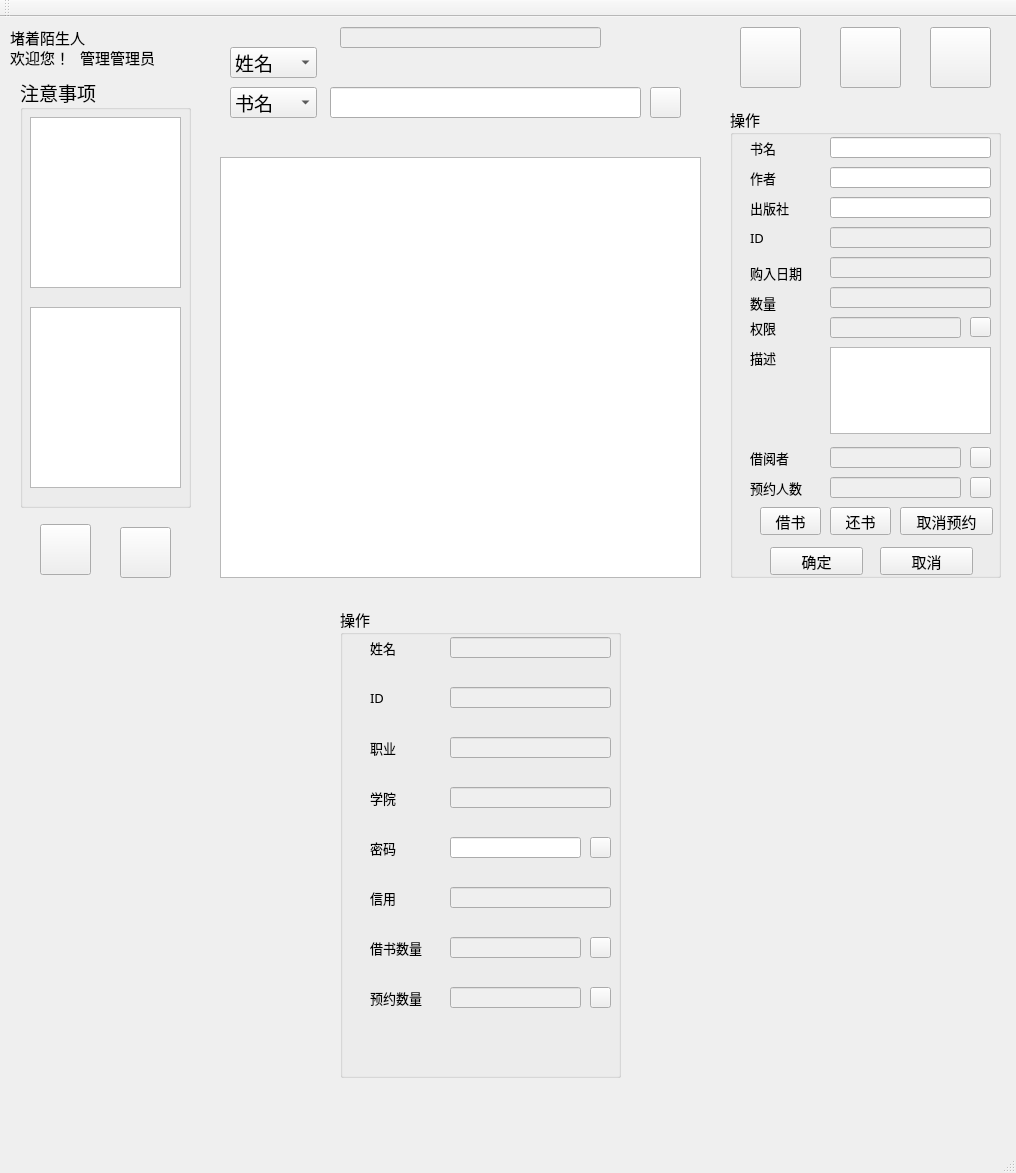
<?xml version="1.0" encoding="UTF-8"?>
<ui version="4.0">
 <class>MainWindow</class>
 <widget class="QMainWindow" name="MainWindow">
  <property name="geometry">
   <rect>
    <x>0</x>
    <y>0</y>
    <width>1016</width>
    <height>1173</height>
   </rect>
  </property>
  <property name="windowTitle">
   <string>某校图书馆</string>
  </property>
  <widget class="QWidget" name="centralWidget">
   <widget class="QLabel" name="model">
    <property name="geometry">
     <rect>
      <x>10</x>
      <y>10</y>
      <width>101</width>
      <height>21</height>
     </rect>
    </property>
    <property name="font">
     <font>
      <family>Adobe Arabic</family>
      <pointsize>11</pointsize>
     </font>
    </property>
    <property name="text">
     <string>堵着陌生人</string>
    </property>
   </widget>
   <widget class="QLabel" name="welcome">
    <property name="geometry">
     <rect>
      <x>80</x>
      <y>30</y>
      <width>91</width>
      <height>21</height>
     </rect>
    </property>
    <property name="font">
     <font>
      <family>Adobe Arabic</family>
      <pointsize>11</pointsize>
     </font>
    </property>
    <property name="text">
     <string>管理管理员</string>
    </property>
   </widget>
   <widget class="QGroupBox" name="bookOperation">
    <property name="geometry">
     <rect>
      <x>730</x>
      <y>90</y>
      <width>271</width>
      <height>471</height>
     </rect>
    </property>
    <property name="font">
     <font>
      <family>Adobe Arabic</family>
      <pointsize>11</pointsize>
     </font>
    </property>
    <property name="title">
     <string>操作</string>
    </property>
    <widget class="QPushButton" name="editLimit">
     <property name="geometry">
      <rect>
       <x>240</x>
       <y>210</y>
       <width>21</width>
       <height>20</height>
      </rect>
     </property>
     <property name="toolTip">
      <string>修改本书权限</string>
     </property>
     <property name="styleSheet">
      <string notr="true">border-image: url(:/editLimit.png);</string>
     </property>
     <property name="text">
      <string/>
     </property>
    </widget>
    <widget class="QPushButton" name="borrow">
     <property name="geometry">
      <rect>
       <x>30</x>
       <y>400</y>
       <width>61</width>
       <height>28</height>
      </rect>
     </property>
     <property name="text">
      <string>借书</string>
     </property>
    </widget>
    <widget class="QLineEdit" name="bookID">
     <property name="enabled">
      <bool>false</bool>
     </property>
     <property name="geometry">
      <rect>
       <x>100</x>
       <y>120</y>
       <width>161</width>
       <height>21</height>
      </rect>
     </property>
     <property name="font">
      <font>
       <family>Adobe Arabic</family>
       <pointsize>10</pointsize>
      </font>
     </property>
    </widget>
    <widget class="QLineEdit" name="reserverNumber">
     <property name="enabled">
      <bool>false</bool>
     </property>
     <property name="geometry">
      <rect>
       <x>100</x>
       <y>370</y>
       <width>131</width>
       <height>21</height>
      </rect>
     </property>
     <property name="font">
      <font>
       <family>Adobe Arabic</family>
       <pointsize>10</pointsize>
      </font>
     </property>
    </widget>
    <widget class="QPushButton" name="ensured">
     <property name="geometry">
      <rect>
       <x>40</x>
       <y>440</y>
       <width>93</width>
       <height>28</height>
      </rect>
     </property>
     <property name="text">
      <string>确定</string>
     </property>
    </widget>
    <widget class="QLabel" name="bookName_L">
     <property name="geometry">
      <rect>
       <x>20</x>
       <y>20</y>
       <width>51</width>
       <height>41</height>
      </rect>
     </property>
     <property name="font">
      <font>
       <pointsize>10</pointsize>
      </font>
     </property>
     <property name="text">
      <string>书名</string>
     </property>
    </widget>
    <widget class="QLabel" name="reserverNumber_L">
     <property name="geometry">
      <rect>
       <x>20</x>
       <y>370</y>
       <width>81</width>
       <height>21</height>
      </rect>
     </property>
     <property name="font">
      <font>
       <family>Adobe Arabic</family>
       <pointsize>10</pointsize>
      </font>
     </property>
     <property name="text">
      <string>预约人数</string>
     </property>
    </widget>
    <widget class="QLineEdit" name="boughtTime">
     <property name="enabled">
      <bool>false</bool>
     </property>
     <property name="geometry">
      <rect>
       <x>100</x>
       <y>150</y>
       <width>161</width>
       <height>21</height>
      </rect>
     </property>
     <property name="font">
      <font>
       <family>Adobe Arabic</family>
       <pointsize>10</pointsize>
      </font>
     </property>
    </widget>
    <widget class="QLineEdit" name="limit">
     <property name="enabled">
      <bool>false</bool>
     </property>
     <property name="geometry">
      <rect>
       <x>100</x>
       <y>210</y>
       <width>131</width>
       <height>21</height>
      </rect>
     </property>
    </widget>
    <widget class="QLabel" name="borrower_L">
     <property name="geometry">
      <rect>
       <x>20</x>
       <y>340</y>
       <width>51</width>
       <height>21</height>
      </rect>
     </property>
     <property name="font">
      <font>
       <family>Adobe Arabic</family>
       <pointsize>10</pointsize>
      </font>
     </property>
     <property name="text">
      <string>借阅者</string>
     </property>
    </widget>
    <widget class="QPushButton" name="noReserve">
     <property name="geometry">
      <rect>
       <x>170</x>
       <y>400</y>
       <width>93</width>
       <height>28</height>
      </rect>
     </property>
     <property name="text">
      <string>取消预约</string>
     </property>
    </widget>
    <widget class="QTextEdit" name="description">
     <property name="geometry">
      <rect>
       <x>100</x>
       <y>240</y>
       <width>161</width>
       <height>87</height>
      </rect>
     </property>
    </widget>
    <widget class="QLineEdit" name="bookName">
     <property name="enabled">
      <bool>true</bool>
     </property>
     <property name="geometry">
      <rect>
       <x>100</x>
       <y>30</y>
       <width>161</width>
       <height>21</height>
      </rect>
     </property>
     <property name="font">
      <font>
       <pointsize>10</pointsize>
      </font>
     </property>
    </widget>
    <widget class="QLineEdit" name="publisher">
     <property name="enabled">
      <bool>true</bool>
     </property>
     <property name="geometry">
      <rect>
       <x>100</x>
       <y>90</y>
       <width>161</width>
       <height>21</height>
      </rect>
     </property>
     <property name="font">
      <font>
       <pointsize>10</pointsize>
      </font>
     </property>
    </widget>
    <widget class="QLineEdit" name="author">
     <property name="enabled">
      <bool>true</bool>
     </property>
     <property name="geometry">
      <rect>
       <x>100</x>
       <y>60</y>
       <width>161</width>
       <height>21</height>
      </rect>
     </property>
     <property name="font">
      <font>
       <pointsize>10</pointsize>
      </font>
     </property>
    </widget>
    <widget class="QLabel" name="description_L">
     <property name="geometry">
      <rect>
       <x>20</x>
       <y>240</y>
       <width>41</width>
       <height>21</height>
      </rect>
     </property>
     <property name="font">
      <font>
       <family>Adobe Arabic</family>
       <pointsize>10</pointsize>
      </font>
     </property>
     <property name="text">
      <string>描述</string>
     </property>
    </widget>
    <widget class="QLabel" name="publisher_L">
     <property name="geometry">
      <rect>
       <x>20</x>
       <y>80</y>
       <width>71</width>
       <height>41</height>
      </rect>
     </property>
     <property name="font">
      <font>
       <pointsize>10</pointsize>
      </font>
     </property>
     <property name="text">
      <string>出版社</string>
     </property>
    </widget>
    <widget class="QLabel" name="author_L">
     <property name="geometry">
      <rect>
       <x>20</x>
       <y>50</y>
       <width>51</width>
       <height>41</height>
      </rect>
     </property>
     <property name="font">
      <font>
       <pointsize>10</pointsize>
      </font>
     </property>
     <property name="text">
      <string>作者</string>
     </property>
    </widget>
    <widget class="QLabel" name="limit_L">
     <property name="geometry">
      <rect>
       <x>20</x>
       <y>210</y>
       <width>41</width>
       <height>21</height>
      </rect>
     </property>
     <property name="font">
      <font>
       <family>Adobe Arabic</family>
       <pointsize>10</pointsize>
      </font>
     </property>
     <property name="text">
      <string>权限</string>
     </property>
    </widget>
    <widget class="QPushButton" name="return_2">
     <property name="geometry">
      <rect>
       <x>100</x>
       <y>400</y>
       <width>61</width>
       <height>28</height>
      </rect>
     </property>
     <property name="text">
      <string>还书</string>
     </property>
    </widget>
    <widget class="QLabel" name="bookID_L">
     <property name="enabled">
      <bool>true</bool>
     </property>
     <property name="geometry">
      <rect>
       <x>20</x>
       <y>110</y>
       <width>31</width>
       <height>41</height>
      </rect>
     </property>
     <property name="font">
      <font>
       <pointsize>10</pointsize>
      </font>
     </property>
     <property name="text">
      <string>ID</string>
     </property>
    </widget>
    <widget class="QPushButton" name="cancel">
     <property name="geometry">
      <rect>
       <x>150</x>
       <y>440</y>
       <width>93</width>
       <height>28</height>
      </rect>
     </property>
     <property name="text">
      <string>取消</string>
     </property>
    </widget>
    <widget class="QPushButton" name="borrowerInformation">
     <property name="geometry">
      <rect>
       <x>240</x>
       <y>340</y>
       <width>21</width>
       <height>21</height>
      </rect>
     </property>
     <property name="toolTip">
      <string>查看借阅者信息</string>
     </property>
     <property name="styleSheet">
      <string notr="true">border-image: url(:/Detail.png);</string>
     </property>
     <property name="text">
      <string/>
     </property>
    </widget>
    <widget class="QLineEdit" name="number">
     <property name="enabled">
      <bool>false</bool>
     </property>
     <property name="geometry">
      <rect>
       <x>100</x>
       <y>180</y>
       <width>161</width>
       <height>21</height>
      </rect>
     </property>
     <property name="toolTip">
      <string>本书数量</string>
     </property>
    </widget>
    <widget class="QLabel" name="number_L">
     <property name="geometry">
      <rect>
       <x>20</x>
       <y>180</y>
       <width>41</width>
       <height>31</height>
      </rect>
     </property>
     <property name="font">
      <font>
       <family>Adobe Arabic</family>
       <pointsize>10</pointsize>
      </font>
     </property>
     <property name="text">
      <string>数量</string>
     </property>
    </widget>
    <widget class="QLineEdit" name="borrower">
     <property name="enabled">
      <bool>false</bool>
     </property>
     <property name="geometry">
      <rect>
       <x>100</x>
       <y>340</y>
       <width>131</width>
       <height>21</height>
      </rect>
     </property>
     <property name="font">
      <font>
       <family>Adobe Arabic</family>
       <pointsize>10</pointsize>
      </font>
     </property>
     <property name="toolTip">
      <string>借阅者ID</string>
     </property>
    </widget>
    <widget class="QLabel" name="boughtTime_L">
     <property name="geometry">
      <rect>
       <x>20</x>
       <y>150</y>
       <width>81</width>
       <height>31</height>
      </rect>
     </property>
     <property name="font">
      <font>
       <family>Adobe Arabic</family>
       <pointsize>10</pointsize>
      </font>
     </property>
     <property name="text">
      <string>购入日期</string>
     </property>
    </widget>
    <widget class="QPushButton" name="reserverInformation">
     <property name="geometry">
      <rect>
       <x>240</x>
       <y>370</y>
       <width>21</width>
       <height>21</height>
      </rect>
     </property>
     <property name="toolTip">
      <string>查看预约者信息</string>
     </property>
     <property name="styleSheet">
      <string notr="true">border-image: url(:/Information.png);</string>
     </property>
     <property name="text">
      <string/>
     </property>
    </widget>
   </widget>
   <widget class="QGroupBox" name="alerts">
    <property name="geometry">
     <rect>
      <x>20</x>
      <y>60</y>
      <width>171</width>
      <height>431</height>
     </rect>
    </property>
    <property name="font">
     <font>
      <family>Adobe Arabic</family>
      <pointsize>14</pointsize>
     </font>
    </property>
    <property name="title">
     <string>注意事项</string>
    </property>
    <widget class="QTextEdit" name="borrowWarning">
     <property name="geometry">
      <rect>
       <x>10</x>
       <y>40</y>
       <width>151</width>
       <height>171</height>
      </rect>
     </property>
    </widget>
    <widget class="QTextEdit" name="reserveReminder">
     <property name="geometry">
      <rect>
       <x>10</x>
       <y>230</y>
       <width>151</width>
       <height>181</height>
      </rect>
     </property>
    </widget>
   </widget>
   <widget class="QTableWidget" name="tableWidget">
    <property name="geometry">
     <rect>
      <x>220</x>
      <y>140</y>
      <width>481</width>
      <height>421</height>
     </rect>
    </property>
   </widget>
   <widget class="QPushButton" name="allPeople">
    <property name="geometry">
     <rect>
      <x>740</x>
      <y>10</y>
      <width>61</width>
      <height>61</height>
     </rect>
    </property>
    <property name="toolTip">
     <string>查看读者信息</string>
    </property>
    <property name="styleSheet">
     <string notr="true">border-image: url(:/peopleInformation.png);</string>
    </property>
    <property name="text">
     <string/>
    </property>
   </widget>
   <widget class="QPushButton" name="allBook">
    <property name="geometry">
     <rect>
      <x>840</x>
      <y>10</y>
      <width>61</width>
      <height>61</height>
     </rect>
    </property>
    <property name="toolTip">
     <string>查看书籍信息</string>
    </property>
    <property name="styleSheet">
     <string notr="true">border-image: url(:/bookInformation.png);</string>
    </property>
    <property name="text">
     <string/>
    </property>
   </widget>
   <widget class="QComboBox" name="bookScope">
    <property name="geometry">
     <rect>
      <x>230</x>
      <y>70</y>
      <width>87</width>
      <height>31</height>
     </rect>
    </property>
    <property name="font">
     <font>
      <family>Adobe Arabic</family>
      <pointsize>14</pointsize>
     </font>
    </property>
    <property name="toolTip">
     <string>请选择查询范围</string>
    </property>
    <item>
     <property name="text">
      <string>书名</string>
     </property>
    </item>
    <item>
     <property name="text">
      <string>作者</string>
     </property>
    </item>
    <item>
     <property name="text">
      <string>出版社</string>
     </property>
    </item>
    <item>
     <property name="text">
      <string>ID</string>
     </property>
    </item>
   </widget>
   <widget class="QLineEdit" name="keyWords">
    <property name="geometry">
     <rect>
      <x>330</x>
      <y>70</y>
      <width>311</width>
      <height>31</height>
     </rect>
    </property>
    <property name="font">
     <font>
      <family>Adobe Arabic</family>
      <pointsize>14</pointsize>
     </font>
    </property>
    <property name="toolTip">
     <string>请输入查询关键字</string>
    </property>
    <property name="text">
     <string/>
    </property>
   </widget>
   <widget class="QPushButton" name="search">
    <property name="geometry">
     <rect>
      <x>650</x>
      <y>70</y>
      <width>31</width>
      <height>31</height>
     </rect>
    </property>
    <property name="toolTip">
     <string>搜索</string>
    </property>
    <property name="styleSheet">
     <string notr="true">border-image: url(:/search.png);</string>
    </property>
    <property name="text">
     <string/>
    </property>
   </widget>
   <widget class="QComboBox" name="peopelScope">
    <property name="geometry">
     <rect>
      <x>230</x>
      <y>30</y>
      <width>87</width>
      <height>31</height>
     </rect>
    </property>
    <property name="font">
     <font>
      <family>Adobe Arabic</family>
      <pointsize>14</pointsize>
     </font>
    </property>
    <property name="toolTip">
     <string>请选择查询范围</string>
    </property>
    <item>
     <property name="text">
      <string>姓名</string>
     </property>
    </item>
    <item>
     <property name="text">
      <string>ID</string>
     </property>
    </item>
    <item>
     <property name="text">
      <string>学院</string>
     </property>
    </item>
    <item>
     <property name="text">
      <string>职业</string>
     </property>
    </item>
   </widget>
   <widget class="QGroupBox" name="personOperation">
    <property name="geometry">
     <rect>
      <x>340</x>
      <y>590</y>
      <width>281</width>
      <height>471</height>
     </rect>
    </property>
    <property name="font">
     <font>
      <family>Adobe Arabic</family>
      <pointsize>11</pointsize>
     </font>
    </property>
    <property name="title">
     <string>操作</string>
    </property>
    <widget class="QPushButton" name="reservedInformation">
     <property name="geometry">
      <rect>
       <x>250</x>
       <y>380</y>
       <width>21</width>
       <height>21</height>
      </rect>
     </property>
     <property name="toolTip">
      <string>查看预约书籍信息</string>
     </property>
     <property name="styleSheet">
      <string notr="true">border-image: url(:/Information.png);</string>
     </property>
     <property name="text">
      <string/>
     </property>
    </widget>
    <widget class="QLineEdit" name="personName">
     <property name="enabled">
      <bool>false</bool>
     </property>
     <property name="geometry">
      <rect>
       <x>110</x>
       <y>30</y>
       <width>161</width>
       <height>21</height>
      </rect>
     </property>
     <property name="font">
      <font>
       <family>Adobe Arabic</family>
       <pointsize>10</pointsize>
      </font>
     </property>
    </widget>
    <widget class="QLineEdit" name="password">
     <property name="geometry">
      <rect>
       <x>110</x>
       <y>230</y>
       <width>131</width>
       <height>21</height>
      </rect>
     </property>
     <property name="font">
      <font>
       <family>Adobe Arabic</family>
       <pointsize>10</pointsize>
      </font>
     </property>
    </widget>
    <widget class="QLineEdit" name="reserveNumber">
     <property name="enabled">
      <bool>false</bool>
     </property>
     <property name="geometry">
      <rect>
       <x>110</x>
       <y>380</y>
       <width>131</width>
       <height>21</height>
      </rect>
     </property>
     <property name="font">
      <font>
       <family>Adobe Arabic</family>
       <pointsize>10</pointsize>
      </font>
     </property>
    </widget>
    <widget class="QLabel" name="personName_L">
     <property name="geometry">
      <rect>
       <x>30</x>
       <y>30</y>
       <width>41</width>
       <height>21</height>
      </rect>
     </property>
     <property name="font">
      <font>
       <family>Adobe Arabic</family>
       <pointsize>10</pointsize>
      </font>
     </property>
     <property name="text">
      <string>姓名</string>
     </property>
    </widget>
    <widget class="QLineEdit" name="job">
     <property name="enabled">
      <bool>false</bool>
     </property>
     <property name="geometry">
      <rect>
       <x>110</x>
       <y>130</y>
       <width>161</width>
       <height>21</height>
      </rect>
     </property>
     <property name="font">
      <font>
       <family>Adobe Arabic</family>
       <pointsize>10</pointsize>
      </font>
     </property>
    </widget>
    <widget class="QLabel" name="password_L">
     <property name="geometry">
      <rect>
       <x>30</x>
       <y>230</y>
       <width>41</width>
       <height>21</height>
      </rect>
     </property>
     <property name="font">
      <font>
       <family>Adobe Arabic</family>
       <pointsize>10</pointsize>
      </font>
     </property>
     <property name="text">
      <string>密码</string>
     </property>
    </widget>
    <widget class="QLabel" name="reserveNumber_L">
     <property name="geometry">
      <rect>
       <x>30</x>
       <y>380</y>
       <width>71</width>
       <height>21</height>
      </rect>
     </property>
     <property name="font">
      <font>
       <family>Adobe Arabic</family>
       <pointsize>10</pointsize>
      </font>
     </property>
     <property name="text">
      <string>预约数量</string>
     </property>
    </widget>
    <widget class="QLabel" name="academy_L">
     <property name="geometry">
      <rect>
       <x>30</x>
       <y>180</y>
       <width>41</width>
       <height>21</height>
      </rect>
     </property>
     <property name="font">
      <font>
       <family>Adobe Arabic</family>
       <pointsize>10</pointsize>
      </font>
     </property>
     <property name="text">
      <string>学院</string>
     </property>
    </widget>
    <widget class="QLabel" name="job_L">
     <property name="geometry">
      <rect>
       <x>30</x>
       <y>130</y>
       <width>41</width>
       <height>21</height>
      </rect>
     </property>
     <property name="font">
      <font>
       <family>Adobe Arabic</family>
       <pointsize>10</pointsize>
      </font>
     </property>
     <property name="text">
      <string>职业</string>
     </property>
    </widget>
    <widget class="QLabel" name="personID_L">
     <property name="geometry">
      <rect>
       <x>30</x>
       <y>80</y>
       <width>21</width>
       <height>21</height>
      </rect>
     </property>
     <property name="font">
      <font>
       <family>Adobe Arabic</family>
       <pointsize>10</pointsize>
      </font>
     </property>
     <property name="text">
      <string>ID</string>
     </property>
    </widget>
    <widget class="QLineEdit" name="academy">
     <property name="enabled">
      <bool>false</bool>
     </property>
     <property name="geometry">
      <rect>
       <x>110</x>
       <y>180</y>
       <width>161</width>
       <height>21</height>
      </rect>
     </property>
     <property name="font">
      <font>
       <family>Adobe Arabic</family>
       <pointsize>10</pointsize>
      </font>
     </property>
    </widget>
    <widget class="QLabel" name="credit_L">
     <property name="geometry">
      <rect>
       <x>30</x>
       <y>280</y>
       <width>31</width>
       <height>21</height>
      </rect>
     </property>
     <property name="font">
      <font>
       <family>Adobe Arabic</family>
       <pointsize>10</pointsize>
      </font>
     </property>
     <property name="text">
      <string>信用</string>
     </property>
    </widget>
    <widget class="QLineEdit" name="credit">
     <property name="enabled">
      <bool>false</bool>
     </property>
     <property name="geometry">
      <rect>
       <x>110</x>
       <y>280</y>
       <width>161</width>
       <height>21</height>
      </rect>
     </property>
     <property name="font">
      <font>
       <family>Adobe Arabic</family>
       <pointsize>10</pointsize>
      </font>
     </property>
    </widget>
    <widget class="QLineEdit" name="borrowNumber">
     <property name="enabled">
      <bool>false</bool>
     </property>
     <property name="geometry">
      <rect>
       <x>110</x>
       <y>330</y>
       <width>131</width>
       <height>21</height>
      </rect>
     </property>
     <property name="font">
      <font>
       <family>Adobe Arabic</family>
       <pointsize>10</pointsize>
      </font>
     </property>
    </widget>
    <widget class="QPushButton" name="borrowedInformation">
     <property name="geometry">
      <rect>
       <x>250</x>
       <y>330</y>
       <width>21</width>
       <height>21</height>
      </rect>
     </property>
     <property name="toolTip">
      <string>查看借阅书籍信息</string>
     </property>
     <property name="styleSheet">
      <string notr="true">border-image: url(:/Detail.png);</string>
     </property>
     <property name="text">
      <string/>
     </property>
    </widget>
    <widget class="QPushButton" name="editPassword">
     <property name="geometry">
      <rect>
       <x>250</x>
       <y>230</y>
       <width>21</width>
       <height>21</height>
      </rect>
     </property>
     <property name="toolTip">
      <string>修改密码</string>
     </property>
     <property name="styleSheet">
      <string notr="true">border-image: url(:/editPassword.png);</string>
     </property>
     <property name="text">
      <string/>
     </property>
    </widget>
    <widget class="QLineEdit" name="personID">
     <property name="enabled">
      <bool>false</bool>
     </property>
     <property name="geometry">
      <rect>
       <x>110</x>
       <y>80</y>
       <width>161</width>
       <height>21</height>
      </rect>
     </property>
     <property name="font">
      <font>
       <family>Adobe Arabic</family>
       <pointsize>10</pointsize>
      </font>
     </property>
    </widget>
    <widget class="QLabel" name="borrowNumber_L">
     <property name="geometry">
      <rect>
       <x>30</x>
       <y>330</y>
       <width>71</width>
       <height>21</height>
      </rect>
     </property>
     <property name="font">
      <font>
       <family>Adobe Arabic</family>
       <pointsize>10</pointsize>
      </font>
     </property>
     <property name="text">
      <string>借书数量</string>
     </property>
    </widget>
   </widget>
   <widget class="QLineEdit" name="date">
    <property name="enabled">
     <bool>false</bool>
    </property>
    <property name="geometry">
     <rect>
      <x>340</x>
      <y>10</y>
      <width>261</width>
      <height>21</height>
     </rect>
    </property>
    <property name="toolTip">
     <string>当前日期</string>
    </property>
   </widget>
   <widget class="QPushButton" name="addBook">
    <property name="geometry">
     <rect>
      <x>40</x>
      <y>507</y>
      <width>51</width>
      <height>51</height>
     </rect>
    </property>
    <property name="toolTip">
     <string>添加新书</string>
    </property>
    <property name="styleSheet">
     <string notr="true">border-image: url(:/addBook.png);</string>
    </property>
    <property name="text">
     <string/>
    </property>
   </widget>
   <widget class="QPushButton" name="addPeople">
    <property name="geometry">
     <rect>
      <x>120</x>
      <y>510</y>
      <width>51</width>
      <height>51</height>
     </rect>
    </property>
    <property name="toolTip">
     <string>添加读者</string>
    </property>
    <property name="styleSheet">
     <string notr="true">border-image: url(:/register.png);</string>
    </property>
    <property name="text">
     <string/>
    </property>
   </widget>
   <widget class="QPushButton" name="logout">
    <property name="geometry">
     <rect>
      <x>930</x>
      <y>10</y>
      <width>61</width>
      <height>61</height>
     </rect>
    </property>
    <property name="toolTip">
     <string>注销</string>
    </property>
    <property name="styleSheet">
     <string notr="true">border-image: url(:/exit.png);</string>
    </property>
    <property name="text">
     <string/>
    </property>
   </widget>
   <widget class="QLabel" name="label">
    <property name="geometry">
     <rect>
      <x>10</x>
      <y>30</y>
      <width>71</width>
      <height>21</height>
     </rect>
    </property>
    <property name="font">
     <font>
      <family>Adobe Arabic</family>
      <pointsize>11</pointsize>
     </font>
    </property>
    <property name="text">
     <string>欢迎您！</string>
    </property>
   </widget>
  </widget>
  <widget class="QMenuBar" name="menuBar">
   <property name="geometry">
    <rect>
     <x>0</x>
     <y>0</y>
     <width>1016</width>
     <height>26</height>
    </rect>
   </property>
  </widget>
  <widget class="QToolBar" name="mainToolBar">
   <attribute name="toolBarArea">
    <enum>TopToolBarArea</enum>
   </attribute>
   <attribute name="toolBarBreak">
    <bool>false</bool>
   </attribute>
  </widget>
  <widget class="QStatusBar" name="statusBar"/>
 </widget>
 <layoutdefault spacing="6" margin="11"/>
 <resources/>
 <connections/>
</ui>
